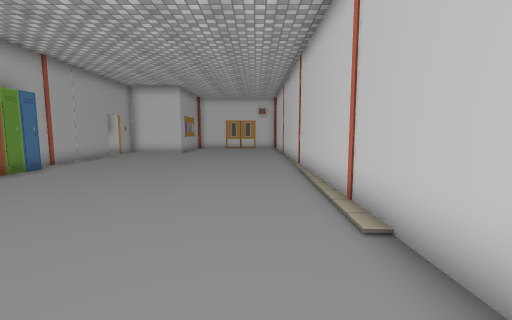
view 1 (above)

17 first-person views from a walk through a 3-D level made in the Unity game engine. The camera is 1.3 m above the floor, tilts 6° down and sees 90° across. Doors are open. The floor is counted in squares, 1 m on a side. Each view is taken from the middle of a square. On the plan, view 1 faces up. The plan holds only what a view shows up to about 13 squares ahead; the rest is blank. The place goes on beyond the plan. The player character is not drawn. Some surface patterns are stand-ins.

view 2
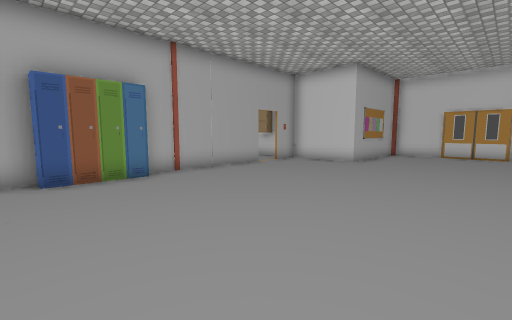

view 3
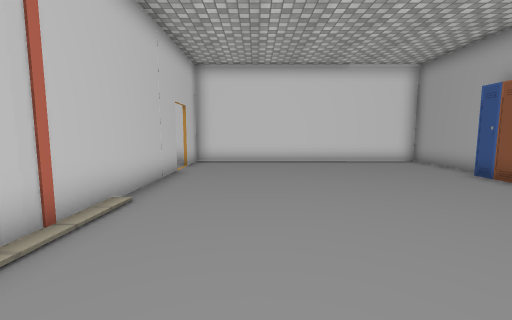

view 4
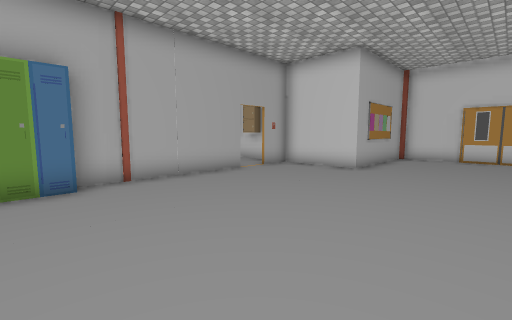

view 5
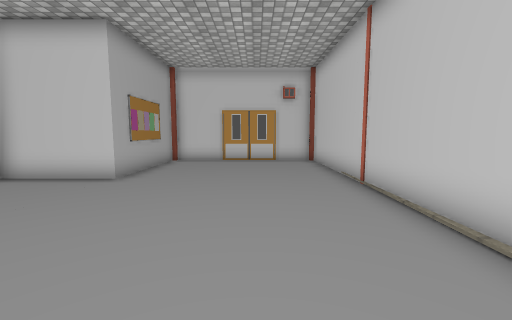

view 6
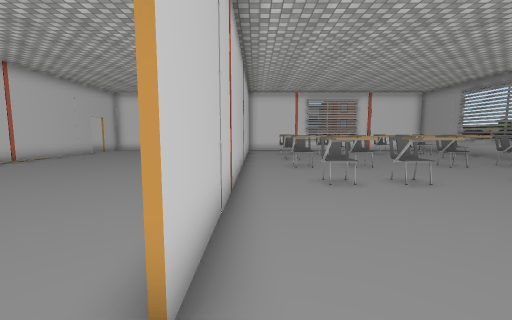

view 7
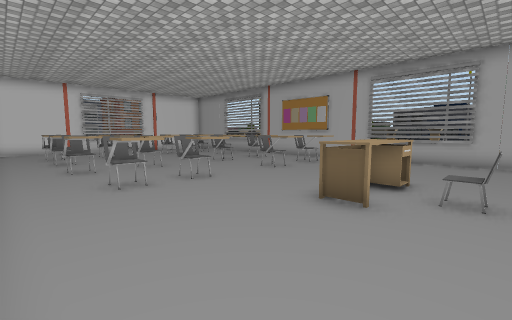

view 8
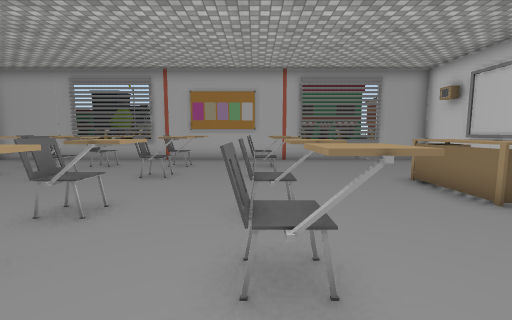

view 9
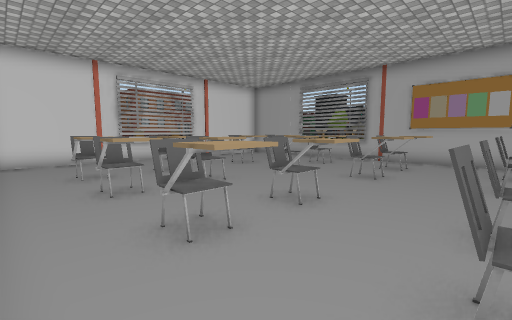

view 10
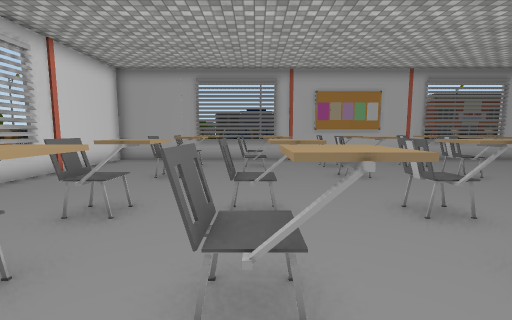

view 11
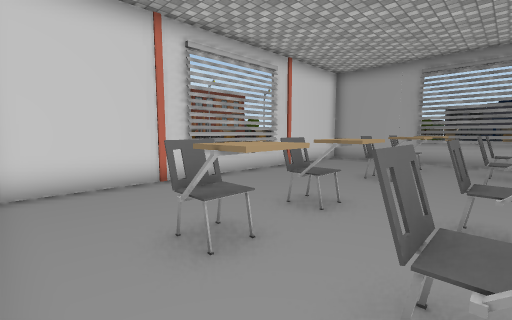

view 12
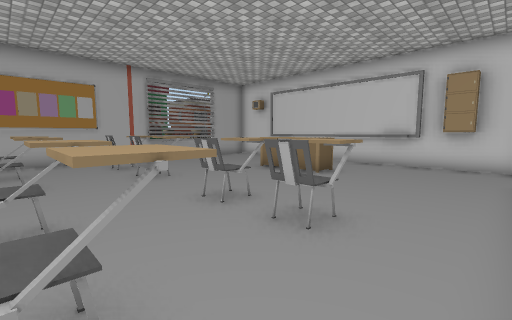

view 13
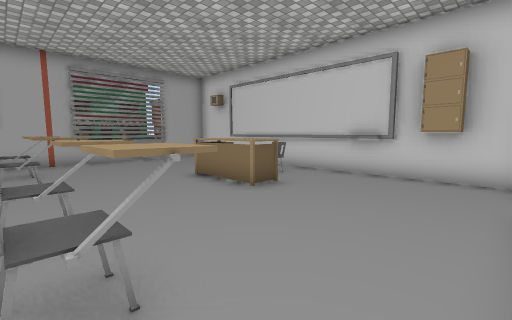

view 14
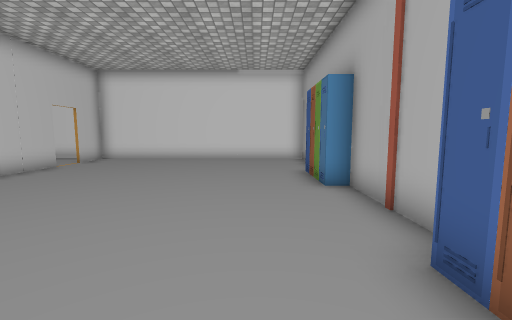

view 15
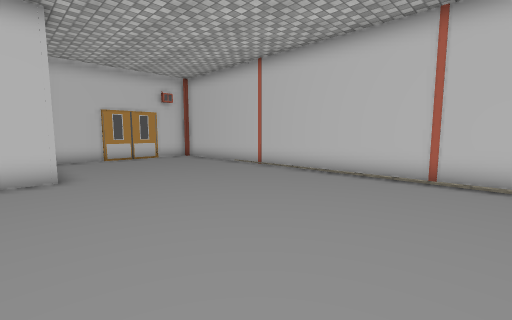

view 16
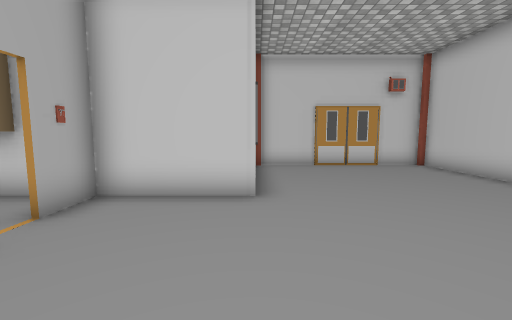

view 17
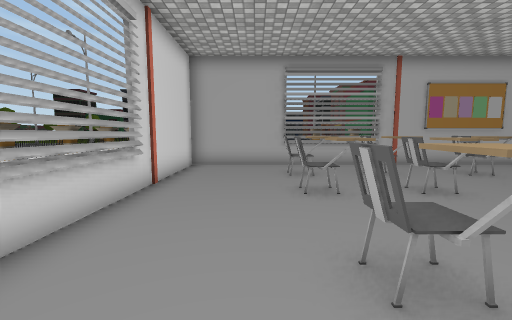

### Floor plan
Points are (right, up) in squares from view 1. A wall is a line through its corners. A room is listed if a view was taken in it or the views show most of it. See-through windows are left out.
Room 1 (views 1, 2, 3, 4, 5, 6, 7, 8, 9, 10, 11, 12, 13, 14, 15, 16, 17)
walls: (-8.3, 6.5) (-8.3, 3.5); (-8.4, 9.6) (-8.4, 14.5); (-8.4, 3.9) (-8.4, 6.5); (-8.3, 14.5) (-8.3, 9.4); (-8.3, -0.5) (-8.3, -3.9) (1.8, -3.9) (1.8, -2.1); (-8.9, 17.2) (-21.5, 17.2) (-21.5, -3.6) (-8.9, -3.6); (-11.8, 16.9) (-12.9, 16.9); (-5, 18.5) (-5, 17.2) (-8.3, 17.2); (1.8, -1) (1.8, 22.4) (-5, 22.4) (-5, 20.4)
ways out: open door at (-8, 15); open door at (2, -1.5); gap at (-21, 4)
objects: chair (-20, 0) to (-19, 1); chair (-20, 3) to (-19, 4); chair (-20, 6) to (-19, 7); chair (-20, 9) to (-19, 10); chair (-17, 0) to (-16, 1); chair (-17, 3) to (-16, 4); chair (-17, 6) to (-16, 7); chair (-17, 9) to (-16, 10); table (-16, 13) to (-14, 14); chair (-15, 16); chair (-13, 0) to (-13, 1); chair (-13, 3) to (-13, 4); chair (-13, 6) to (-13, 7); chair (-13, 9) to (-13, 10); chair (-12, 9) to (-11, 10); chair (-11, 0) to (-10, 1); chair (-11, 3) to (-10, 4); chair (-11, 6) to (-10, 7); other object (-8, 0); other object (-8, 1); other object (-8, 2); other object (-8, 3); other object (-8, 7); other object (-8, 8); other object (-8, 9); other object (-8, 16)

Positions as (right, up) in squares from view 1, and headings:
1: (0, 0), facing up
2: (0, 6), facing up-left
3: (-1, 8), facing down
4: (-1, 8), facing up-left
5: (-1, 10), facing up
6: (-9, 16), facing down
7: (-9, 16), facing down-left
8: (-9, 9), facing left
9: (-9, 9), facing down-left
10: (-9, 3), facing left
11: (-9, 3), facing down-left
12: (-9, 6), facing up-left
13: (-9, 9), facing up-left
14: (-6, 9), facing down
15: (-6, 9), facing up-right
16: (-5, 12), facing up
17: (-11, -1), facing left
